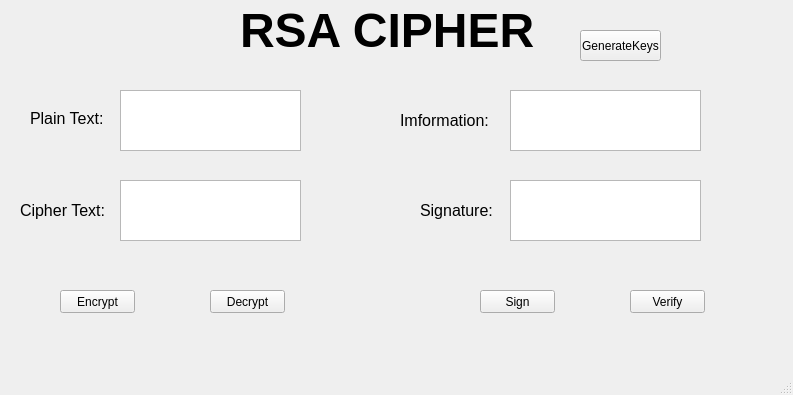
<?xml version="1.0" encoding="UTF-8"?>
<ui version="4.0">
 <class>MainWindow</class>
 <widget class="QMainWindow" name="MainWindow">
  <property name="geometry">
   <rect>
    <x>0</x>
    <y>0</y>
    <width>793</width>
    <height>395</height>
   </rect>
  </property>
  <property name="windowTitle">
   <string>MainWindow</string>
  </property>
  <widget class="QWidget" name="centralwidget">
   <widget class="QLabel" name="label">
    <property name="geometry">
     <rect>
      <x>240</x>
      <y>-30</y>
      <width>321</width>
      <height>121</height>
     </rect>
    </property>
    <property name="font">
     <font>
      <pointsize>36</pointsize>
      <weight>75</weight>
      <bold>true</bold>
     </font>
    </property>
    <property name="text">
     <string>RSA CIPHER</string>
    </property>
   </widget>
   <widget class="QTextEdit" name="txt_plain_text">
    <property name="geometry">
     <rect>
      <x>120</x>
      <y>90</y>
      <width>181</width>
      <height>61</height>
     </rect>
    </property>
   </widget>
   <widget class="QTextEdit" name="txt_cipher_text">
    <property name="geometry">
     <rect>
      <x>120</x>
      <y>180</y>
      <width>181</width>
      <height>61</height>
     </rect>
    </property>
   </widget>
   <widget class="QTextEdit" name="txt_imformation">
    <property name="geometry">
     <rect>
      <x>510</x>
      <y>90</y>
      <width>191</width>
      <height>61</height>
     </rect>
    </property>
   </widget>
   <widget class="QTextEdit" name="txt_signature">
    <property name="geometry">
     <rect>
      <x>510</x>
      <y>180</y>
      <width>191</width>
      <height>61</height>
     </rect>
    </property>
   </widget>
   <widget class="QLabel" name="label_2">
    <property name="geometry">
     <rect>
      <x>30</x>
      <y>110</y>
      <width>81</width>
      <height>16</height>
     </rect>
    </property>
    <property name="font">
     <font>
      <pointsize>12</pointsize>
     </font>
    </property>
    <property name="text">
     <string>Plain Text:</string>
    </property>
   </widget>
   <widget class="QLabel" name="label_3">
    <property name="geometry">
     <rect>
      <x>20</x>
      <y>200</y>
      <width>91</width>
      <height>21</height>
     </rect>
    </property>
    <property name="font">
     <font>
      <pointsize>12</pointsize>
     </font>
    </property>
    <property name="text">
     <string>Cipher Text:</string>
    </property>
   </widget>
   <widget class="QLabel" name="label_4">
    <property name="geometry">
     <rect>
      <x>400</x>
      <y>110</y>
      <width>101</width>
      <height>21</height>
     </rect>
    </property>
    <property name="font">
     <font>
      <pointsize>12</pointsize>
     </font>
    </property>
    <property name="text">
     <string>Imformation:</string>
    </property>
   </widget>
   <widget class="QLabel" name="label_5">
    <property name="geometry">
     <rect>
      <x>420</x>
      <y>200</y>
      <width>81</width>
      <height>21</height>
     </rect>
    </property>
    <property name="font">
     <font>
      <pointsize>12</pointsize>
     </font>
    </property>
    <property name="text">
     <string>Signature:</string>
    </property>
   </widget>
   <widget class="QPushButton" name="btn_encrypt">
    <property name="geometry">
     <rect>
      <x>60</x>
      <y>290</y>
      <width>75</width>
      <height>23</height>
     </rect>
    </property>
    <property name="text">
     <string>Encrypt</string>
    </property>
   </widget>
   <widget class="QPushButton" name="btn_decrypt">
    <property name="geometry">
     <rect>
      <x>210</x>
      <y>290</y>
      <width>75</width>
      <height>23</height>
     </rect>
    </property>
    <property name="text">
     <string>Decrypt</string>
    </property>
   </widget>
   <widget class="QPushButton" name="btn_sign">
    <property name="geometry">
     <rect>
      <x>480</x>
      <y>290</y>
      <width>75</width>
      <height>23</height>
     </rect>
    </property>
    <property name="text">
     <string>Sign</string>
    </property>
   </widget>
   <widget class="QPushButton" name="btn_verify">
    <property name="geometry">
     <rect>
      <x>630</x>
      <y>290</y>
      <width>75</width>
      <height>23</height>
     </rect>
    </property>
    <property name="text">
     <string>Verify</string>
    </property>
   </widget>
   <widget class="QPushButton" name="btn_generate_keys">
    <property name="geometry">
     <rect>
      <x>580</x>
      <y>30</y>
      <width>81</width>
      <height>31</height>
     </rect>
    </property>
    <property name="text">
     <string>GenerateKeys</string>
    </property>
   </widget>
  </widget>
  <widget class="QMenuBar" name="menubar">
   <property name="geometry">
    <rect>
     <x>0</x>
     <y>0</y>
     <width>793</width>
     <height>21</height>
    </rect>
   </property>
  </widget>
  <widget class="QStatusBar" name="statusbar"/>
 </widget>
 <resources/>
 <connections/>
</ui>
